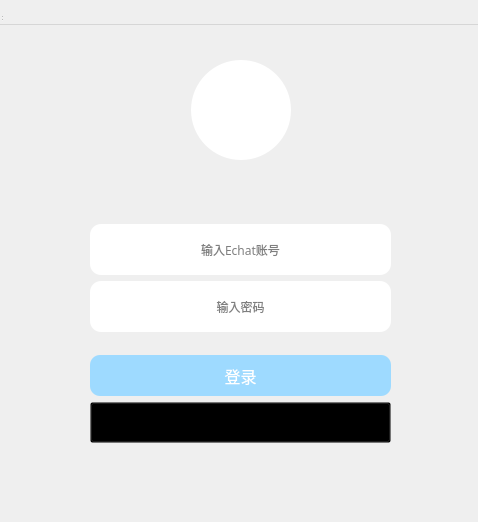
<?xml version="1.0" encoding="UTF-8"?>
<ui version="4.0">
 <class>login</class>
 <widget class="QDialog" name="login">
  <property name="geometry">
   <rect>
    <x>0</x>
    <y>0</y>
    <width>478</width>
    <height>522</height>
   </rect>
  </property>
  <property name="windowTitle">
   <string>login</string>
  </property>
  <property name="windowIcon">
   <iconset resource="icons.qrc">
    <normaloff>:/new/prefix1/icons/echat.png</normaloff>:/new/prefix1/icons/echat.png</iconset>
  </property>
  <property name="styleSheet">
   <string notr="true">QLineEdit{
   border:none;
   border-radius:11px;
}

QPushButton{
	background-color: rgba(0, 0, 0, 0);
}</string>
  </property>
  <widget class="QMenuBar" name="menubar">
   <property name="geometry">
    <rect>
     <x>0</x>
     <y>0</y>
     <width>502</width>
     <height>25</height>
    </rect>
   </property>
  </widget>
  <widget class="QStatusBar" name="statusbar">
   <property name="geometry">
    <rect>
     <x>0</x>
     <y>0</y>
     <width>3</width>
     <height>22</height>
    </rect>
   </property>
  </widget>
  <widget class="QPushButton" name="closeBtn">
   <property name="geometry">
    <rect>
     <x>450</x>
     <y>10</y>
     <width>20</width>
     <height>20</height>
    </rect>
   </property>
   <property name="minimumSize">
    <size>
     <width>20</width>
     <height>20</height>
    </size>
   </property>
   <property name="maximumSize">
    <size>
     <width>20</width>
     <height>20</height>
    </size>
   </property>
   <property name="styleSheet">
    <string notr="true">QPushButton {
	border-image: url(:/new/prefix1/icons/close.png);
	background-color: rgba(0, 0, 0, 0);
    border:none;
}

QPushButton:hover {
	background-color: rgb(255, 0, 0);
	border-image: url(:/new/prefix1/icons/close2.png);
}
</string>
   </property>
   <property name="text">
    <string/>
   </property>
   <property name="iconSize">
    <size>
     <width>10</width>
     <height>10</height>
    </size>
   </property>
  </widget>
  <widget class="QWidget" name="layoutWidget">
   <property name="geometry">
    <rect>
     <x>90</x>
     <y>60</y>
     <width>303</width>
     <height>421</height>
    </rect>
   </property>
   <layout class="QVBoxLayout" name="verticalLayout" stretch="0,0,0,0,0,0,0,0">
    <item>
     <layout class="QHBoxLayout" name="horizontalLayout">
      <item>
       <widget class="QLabel" name="label">
        <property name="minimumSize">
         <size>
          <width>100</width>
          <height>100</height>
         </size>
        </property>
        <property name="maximumSize">
         <size>
          <width>100</width>
          <height>100</height>
         </size>
        </property>
        <property name="layoutDirection">
         <enum>Qt::LeftToRight</enum>
        </property>
        <property name="styleSheet">
         <string notr="true">QLabel{
	background-color: rgb(255, 255, 255);
     border-radius: 50px;
}</string>
        </property>
        <property name="text">
         <string/>
        </property>
        <property name="pixmap">
         <pixmap resource="icons.qrc">:/new/prefix1/icons/echat.png</pixmap>
        </property>
        <property name="alignment">
         <set>Qt::AlignCenter</set>
        </property>
        <property name="margin">
         <number>5</number>
        </property>
       </widget>
      </item>
     </layout>
    </item>
    <item>
     <spacer name="verticalSpacer_2">
      <property name="orientation">
       <enum>Qt::Vertical</enum>
      </property>
      <property name="sizeHint" stdset="0">
       <size>
        <width>20</width>
        <height>60</height>
       </size>
      </property>
     </spacer>
    </item>
    <item>
     <widget class="QLineEdit" name="accountEdit">
      <property name="minimumSize">
       <size>
        <width>301</width>
        <height>51</height>
       </size>
      </property>
      <property name="maximumSize">
       <size>
        <width>301</width>
        <height>51</height>
       </size>
      </property>
      <property name="font">
       <font>
        <family>Microsoft YaHei</family>
       </font>
      </property>
      <property name="alignment">
       <set>Qt::AlignCenter</set>
      </property>
      <property name="placeholderText">
       <string>输入Echat账号</string>
      </property>
     </widget>
    </item>
    <item>
     <widget class="QLineEdit" name="passwordEdit">
      <property name="minimumSize">
       <size>
        <width>301</width>
        <height>51</height>
       </size>
      </property>
      <property name="maximumSize">
       <size>
        <width>301</width>
        <height>51</height>
       </size>
      </property>
      <property name="font">
       <font>
        <family>Microsoft YaHei</family>
       </font>
      </property>
      <property name="alignment">
       <set>Qt::AlignCenter</set>
      </property>
      <property name="placeholderText">
       <string>输入密码</string>
      </property>
     </widget>
    </item>
    <item>
     <spacer name="verticalSpacer">
      <property name="orientation">
       <enum>Qt::Vertical</enum>
      </property>
      <property name="sizeHint" stdset="0">
       <size>
        <width>20</width>
        <height>20</height>
       </size>
      </property>
     </spacer>
    </item>
    <item>
     <widget class="QPushButton" name="loginBtn">
      <property name="enabled">
       <bool>true</bool>
      </property>
      <property name="minimumSize">
       <size>
        <width>301</width>
        <height>41</height>
       </size>
      </property>
      <property name="maximumSize">
       <size>
        <width>301</width>
        <height>41</height>
       </size>
      </property>
      <property name="font">
       <font>
        <family>Microsoft YaHei</family>
        <pointsize>12</pointsize>
       </font>
      </property>
      <property name="cursor">
       <cursorShape>ArrowCursor</cursorShape>
      </property>
      <property name="tabletTracking">
       <bool>false</bool>
      </property>
      <property name="styleSheet">
       <string notr="true">QPushButton{
	background-color: rgb(158, 218, 255);
	color: rgb(255, 255, 255);
    border:none;
    border-radius:10px;
}</string>
      </property>
      <property name="text">
       <string>登录</string>
      </property>
     </widget>
    </item>
    <item>
     <widget class="QPushButton" name="registerBtn">
      <property name="minimumSize">
       <size>
        <width>301</width>
        <height>41</height>
       </size>
      </property>
      <property name="maximumSize">
       <size>
        <width>301</width>
        <height>41</height>
       </size>
      </property>
      <property name="font">
       <font>
        <family>Microsoft YaHei</family>
       </font>
      </property>
      <property name="text">
       <string>注册账号</string>
      </property>
     </widget>
    </item>
    <item>
     <spacer name="verticalSpacer_3">
      <property name="orientation">
       <enum>Qt::Vertical</enum>
      </property>
      <property name="sizeHint" stdset="0">
       <size>
        <width>20</width>
        <height>40</height>
       </size>
      </property>
     </spacer>
    </item>
   </layout>
  </widget>
 </widget>
 <resources>
  <include location="icons.qrc"/>
 </resources>
 <connections/>
</ui>
